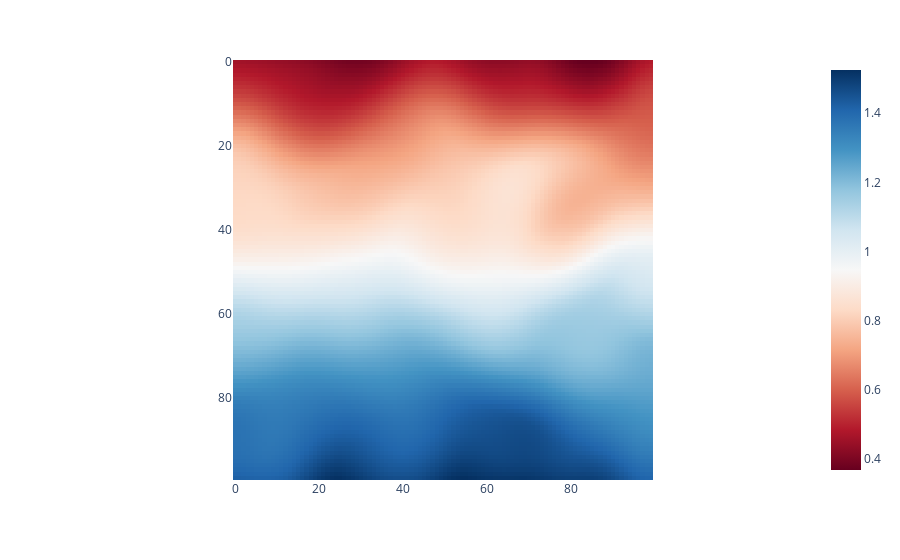

This figure's notebook cell:
### Markdown cell above
### Run the function to fill the sinks of the loaded DEM

### Code cell
# Fill the sinks
dem_fill = fill_sinks(dem.copy())

fig = px.imshow(dem_fill,color_continuous_scale='rdbu')
fig.show()

### Figure 1 — Plotly figure (JSON) as saved in the notebook; plotly's stock layout.template omitted (floating-point values rounded to 4 significant figures; data arrays with more than 128 entries replaced by an {"elided": "..."} marker saying what was removed)
{"data": [{"coloraxis": "coloraxis", "hovertemplate": "x: %{x}<br>y: %{y}<br>color: %{z}<extra></extra>", "name": "0", "type": "heatmap", "xaxis": "x", "yaxis": "y", "z": {"elided": "100x100 float values"}}], "layout": {"coloraxis": {"colorscale": [[0, "rgb(103,0,31)"], [0.1, "rgb(178,24,43)"], [0.2, "rgb(214,96,77)"], [0.3, "rgb(244,165,130)"], [0.4, "rgb(253,219,199)"], [0.5, "rgb(247,247,247)"], [0.6, "rgb(209,229,240)"], [0.7, "rgb(146,197,222)"], [0.8, "rgb(67,147,195)"], [0.9, "rgb(33,102,172)"], [1, "rgb(5,48,97)"]]}, "margin": {"t": 60}, "xaxis": {"anchor": "y", "constrain": "domain", "domain": [0, 1], "scaleanchor": "y"}, "yaxis": {"anchor": "x", "autorange": "reversed", "constrain": "domain", "domain": [0, 1]}}}
